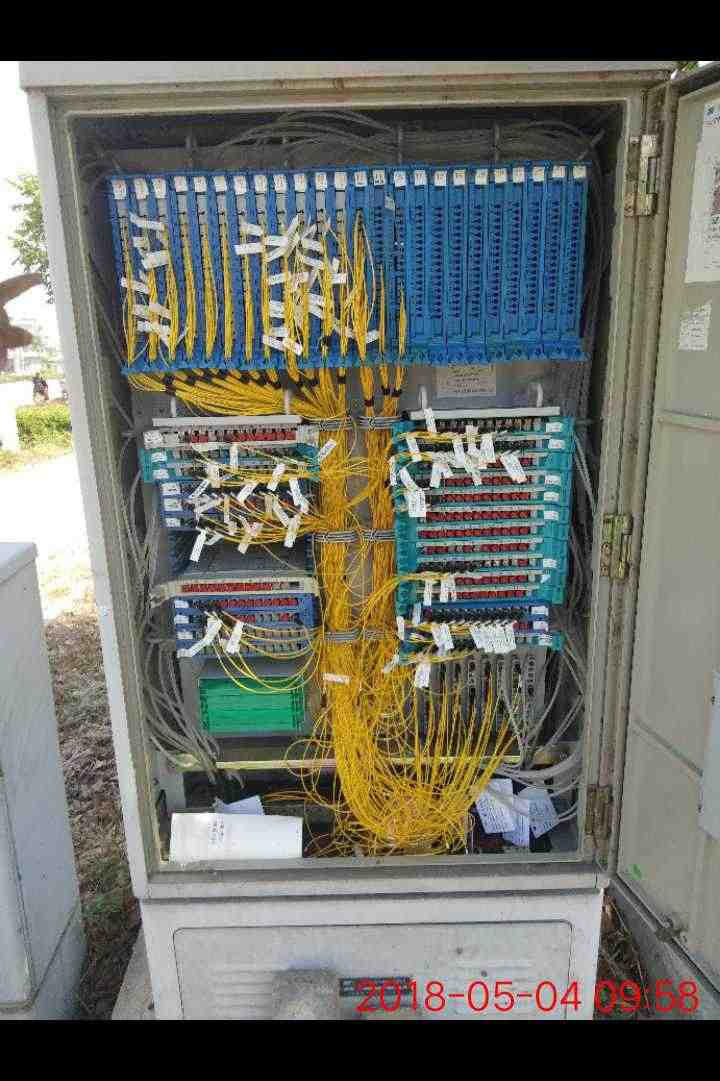
#> input picture similar/0.jpg, 720 x 1081 px
$ python test.py similar/0.jpg similar/1.jpg
#> lines starting #> are read from the running program, lines starting #| are printed output that depends on the picture
#> further down, image1 is the input picture: PIL image 720x1081 RGB; mean R, G, B 108.2, 109.4, 101.5
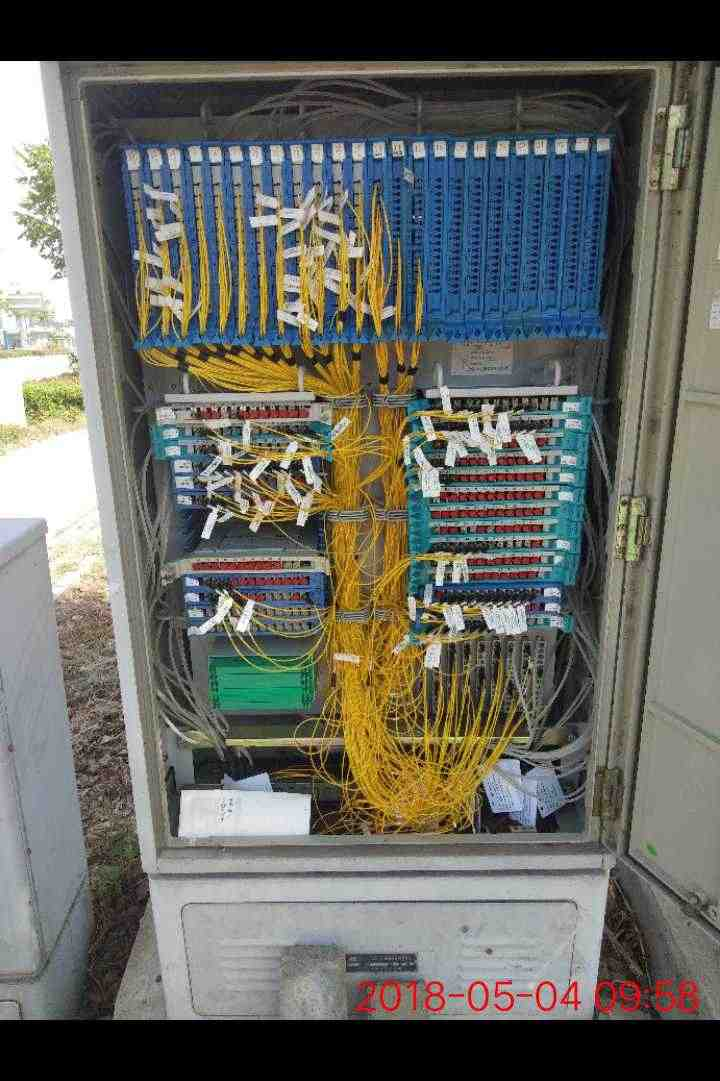
#> input picture similar/1.jpg, 720 x 1081 px
#> further down, image2 is the input picture: PIL image 720x1081 RGB; mean R, G, B 103.7, 104.3, 97.4
### histogram2.py
from PIL import Image

#This module can classfiy the image by Average Hash Method with spilt the image to 16 pieces.
#Then calculate every piece ,consider all data and return the result
#
#author MashiMaroLjc
#version 2016-2-17

def calculate(image1,image2):
	g = image1.histogram()
	s = image2.histogram()
	assert len(g) == len(s),"error"

	data = []

	for index in range(0,len(g)):
		if g[index] != s[index]:
			data.append(1 - abs(g[index] - s[index])/max(g[index],s[index]) )
		else:
			data.append(1)

	return sum(data)/len(g)


def split_imgae(image,part_size):
	pw,ph = part_size
	w,h = image.size

	sub_image_list = []

	assert w % pw == h % ph == 0,"error"

	for i in range(0,w,pw):
		for j in range(0,h,ph):
			sub_image = image.crop((i,j,i+pw,j+ph)).copy()
			sub_image_list.append(sub_image)

	return sub_image_list

def classify_histogram_with_split(image1,image2,size = (256,256),part_size=(64,64)):
	''' 'image1' and 'image2' is a Image Object.
	You can build it by 'Image.open(path)'.
	'Size' is parameter what the image will resize to it.It's 256 * 256 when it default.
	'part_size' is size of piece what the image will be divided.It's 64*64 when it default.
	This function return the similarity rate betweene 'image1' and 'image2'
	'''
#> called with size = (256, 256), part_size = (64, 64)
	image1 = image1.resize(size).convert("RGB")
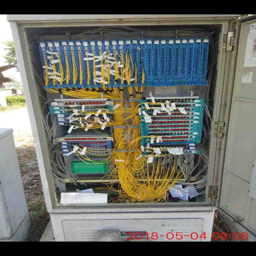
#> image1: PIL image 256x256 RGB; mean R, G, B 108.2, 109.5, 101.5
	sub_image1 = split_imgae(image1,part_size)
#> after the loop in split_imgae, `for i in range(0,w,pw):`: sub_image_list = 16 items
#> sub_image1 = 16 items

	image2 = image2.resize(size).convert("RGB")
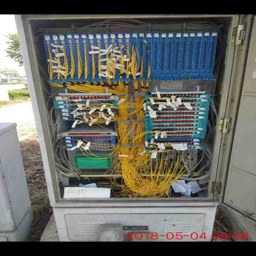
#> image2: PIL image 256x256 RGB; mean R, G, B 103.7, 104.3, 97.5
	sub_image2 = split_imgae(image2,part_size)
#> sub_image2 = 16 items

	sub_data = 0;
	for im1,im2 in zip(sub_image1,sub_image2):
		sub_data += calculate(im1, im2)
#> this loop made 16 passes
#> sub_data on passes 1 to 12: 0.673, 1.38, 2.01, 2.66, 3.37, 4.07, 4.72, 5.28, 5.96, 6.66, 7.38, 8
#> after the loop, sub_data = 10.7

	x = size[0]/part_size[0]
	y = size[1]/part_size[1]

	pre = round((sub_data/(x*y) ),3 )
#> pre = 0.669
	return  pre

__all__ = [classify_histogram_with_split]

### test.py
#!/usr/bin/python3

#================================================================
#   Copyright (C) 2018 Sangfor Ltd. All rights reserved.
#
#   filename：test.py
#   author：ljx (jiaxinustc#gmail.com)
#   date：2018.12.11
#   description：传入两张图片，检测其相似与否
#
#================================================================
from PIL import Image
from aHash import classify_aHash
from dHash import classify_dHash
from pHash import classify_DCT
from histogram import classify_histogram
from histogram2 import classify_histogram_with_split
import sys


if __name__=="__main__":

    # [5 lines of commented-out code are left out]
    method="histogram2"

    image1=Image.open(sys.argv[1])
    image2=Image.open(sys.argv[2])
    if method=="ahash":
        re=classify_aHash(image1,image2)
        if(re):
            print(sys.argv[1],sys.argv[2])
    elif method=="dhash":
        re=classify_dHash(image1,image2)
        if(re<30):
            print(sys.argv[1],sys.argv[2])
    elif method=="phash":
        re=classify_DCT(image1,image2)
        if(re<=10):
            print(sys.argv[1],sys.argv[2])
    elif method=="histogram":
        re=classify_histogram(image1,image2)
        if(re>0.8):
            print(sys.argv[1],sys.argv[2])
    elif method=="histogram2":
        re=classify_histogram_with_split(image1,image2)
#> re = 0.669
        if(re>0.55):
            print(sys.argv[1],sys.argv[2])
            #print(re)
